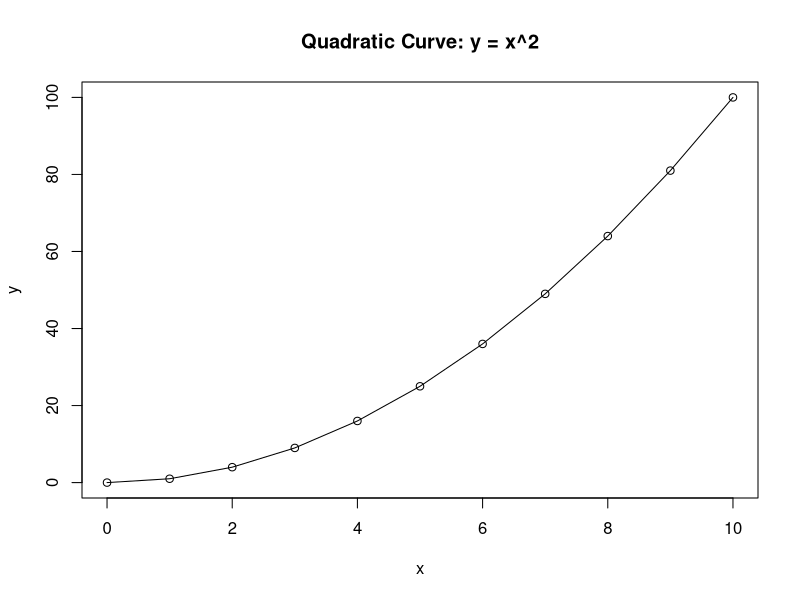

Recreate this plot in R.
quad <- read.csv('quad.csv')
print('The following is the contents of the quad.csv standard file:')
print(quad)
jpeg("quad.jpg")
plot(quad, type='o', main="Quadratic Curve: y = x^2")
dev.off()

